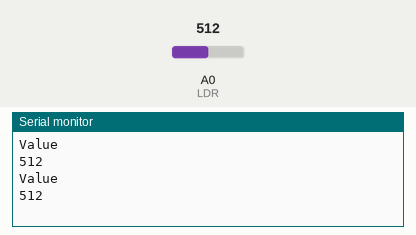
Bench run of a sketch on a simulated Arduino Uno, built with avr-gcc and run on an emulated ATmega328P. Parts: the last lines printed to the serial monitor. The test bench sets the inputs (shaded band); at power-on: A0 (LDR) = 512.

Above: at 1.8 s.
1.9 s: A0 (LDR) set to 716
At 2.5 s:
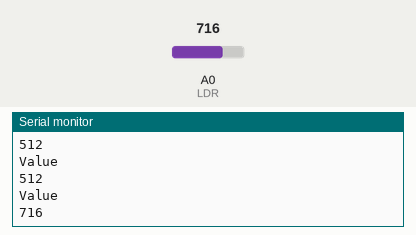
3.4 s: A0 (LDR) set to 900
At 4.8 s:
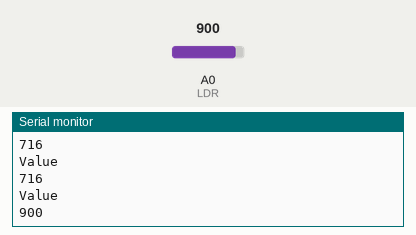
Timing chart, 0 to 6.4 s (numbered marks = the images above; inputs shaded):
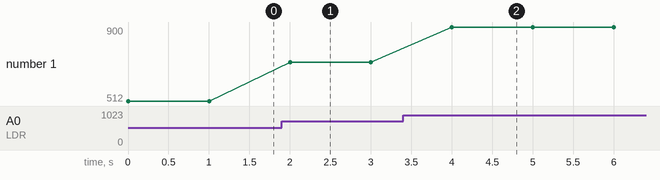

Measured:
- after the input at 1.9 s, the serial monitor: prints a new line after 0.10 s (image 1)
- after the input at 3.4 s, the serial monitor: prints a new line after 0.60 s (image 2)
- plotted number 1: 512 → 716 after the input at 1.9 s, 716 → 900 after the input at 3.4 s

The sketch:

LDR.ino
```cpp
int LDR = A0;
int value;
void setup() {
  // put your setup code here, to run once:
  pinMode(0,OUTPUT);
  Serial.begin(115200);
}

void loop() {
  value = analogRead(LDR);
  // put your main code here, to run repeatedly:
  Serial.print("Value ");
  Serial.println();
  Serial.println(value);
  delay(1000);
}
```
